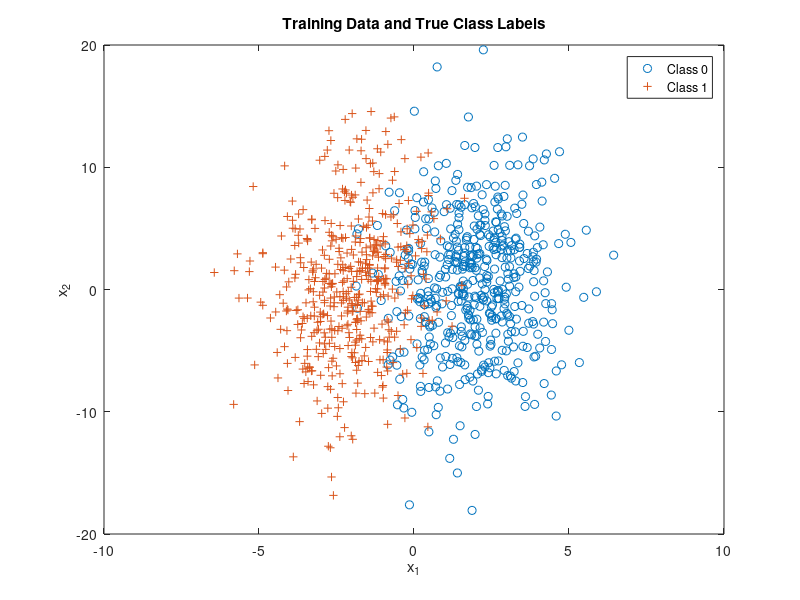

Source code (MATLAB): (Note: this script raises an error after producing the figure.)
%% ================== Generate and Plot Training Set ================== %%
clear all; close all; clc;

n = 2;      % number of feature dimensions
N = 1000;   % number of iid samples

% parallel distributions
mu(:,1) = [2;0]; Sigma(:,:,2) = [2 0.5;0.5 30];
mu(:,2) = [-2;0]; Sigma(:,:,1) = [2 0.5;0.5 30]; 
%mu(:,1) = [3;0]; Sigma(:,:,1) = [5 0.1;0.1 .5]; 
%mu(:,2) = [0;0]; Sigma(:,:,2) = [.5 0.1;0.1 5];

% Class priors for class 0 and 1 respectively
p = [0.5,0.5]; 

% Generating true class labels
label = (rand(1,N) >= p(1))';
Nc = [length(find(label==0)),length(find(label==1))];

% Draw samples from each class pdf
x = zeros(N,n); 
for L = 0:1
    x(label==L,:) = mvnrnd(mu(:,L+1),Sigma(:,:,L+1),Nc(L+1));
end

%Plot samples with true class labels
figure(1);
plot(x(label==0,1),x(label==0,2),'o',x(label==1,1),x(label==1,2),'+');
legend('Class 0','Class 1'); title('Training Data and True Class Labels');
xlabel('x_1'); ylabel('x_2'); hold on;

%% ======================== Logistic Regression ======================= %%
% Initialize fitting parameters
x = [ones(N, 1) x];
initial_theta = zeros(n+1, 1);
label=double(label);

% Compute gradient descent to get theta values
[theta, cost] = fminsearch(@(t)(cost_func(t, x, label, N)), initial_theta);

% Choose points to draw boundary line
plot_x1 = [min(x(:,2))-2,  max(x(:,2))+2];                      
plot_x2 = (-1./theta(3)).*(theta(2).*plot_x1 + theta(1)); 

% Plot decision boundary
plot(plot_x1, plot_x2);  
axis([plot_x1(1), plot_x1(2), min(x(:,3))-2, max(x(:,3))+2]);
legend('Class 0', 'Class 1', 'Classifier');

%% ====================== Generate Test Data Set ====================== %%
N_test = 10000;

% Generating true class labels
label_test = (rand(1,N_test) >= p(1))';
Nc_test = [length(find(label_test==0)),length(find(label_test==1))];

% Draw samples from each class pdf
x_test = zeros(N_test,n); 
for L = 0:1
    x_test(label_test==L,:) = mvnrnd(mu(:,L+1),Sigma(:,:,L+1),Nc_test(L+1));
end

%% ========================= Test Classifier ========================== %%
% % Coefficients for decision boundary line equation
% coeff = polyfit([plot_x1(1), plot_x1(2)], [plot_x2(1), plot_x2(2)], 1);
% % Decide based on which side of the line each point is on
% if coeff(1) >= 0
%     decision = (coeff(1).*x_test(:,1) + coeff(2)) < x_test(:,2);
% else
%     decision = (coeff(1).*x_test(:,1) + coeff(2)) > x_test(:,2);
% end

testy = [ones(N_test, 1) x_test];
decision = testy*theta >= 0;

%plot_results(decision(:,1),label_test,Nc_test,3,x_test,plot_x1,plot_x2(1,:),p);
% Count correct and incorrect decisions
ind00 = find(decision==0 & label_test==0); % true negative
ind10 = find(decision==1 & label_test==0); p10 = length(ind10)/Nc_test(1); % false positive
ind01 = find(decision==0 & label_test==1); p01 = length(ind01)/Nc_test(2); % false negative
ind11 = find(decision==1 & label_test==1); % true positive
fprintf('Total error with 10,000 test points: %.2f%%\n',(p10*p(1) + p01*p(2))*100);

% Plot decisions and decision boundary
figure(3);
plot(x_test(ind00,1),x_test(ind00,2),'og'); hold on,
plot(x_test(ind10,1),x_test(ind10,2),'or'); hold on,
plot(x_test(ind01,1),x_test(ind01,2),'+r'); hold on,
plot(x_test(ind11,1),x_test(ind11,2),'+g'); hold on,
plot(plot_x1, plot_x2(1,:));
axis([plot_x1(1), plot_x1(2), min(x_test(:,2))-2, max(x_test(:,2))+2])
title('Test Data Classification');
legend('Class 0 Correct Decisions','Class 0 Wrong Decisions','Class 1 Wrong Decisions','Class 1 Correct Decisions','Classifier');

%% ============================ Functions ============================= %%
function [theta, cost] = gradient_descent(x, N, label, theta, alpha, num_iters)
    cost = zeros(num_iters, 1);
    for i = 1:num_iters
        h = 1 ./ (1 + exp(-x*theta));	% Sigmoid function   
        cost(i) = (-1/N)*((sum(label' * log(h)))+(sum((1-label)' * log(1-h))));
        cost_gradient = (1/N)*(x' * (h - label));
        theta = theta - (alpha.*cost_gradient); % Update theta
    end
end

function cost = cost_func(theta, x, label,N)
    h = 1 ./ (1 + exp(-x*theta));	% Sigmoid function
    cost = (-1/N)*((sum(label' * log(h)))+(sum((1-label)' * log(1-h))));
end